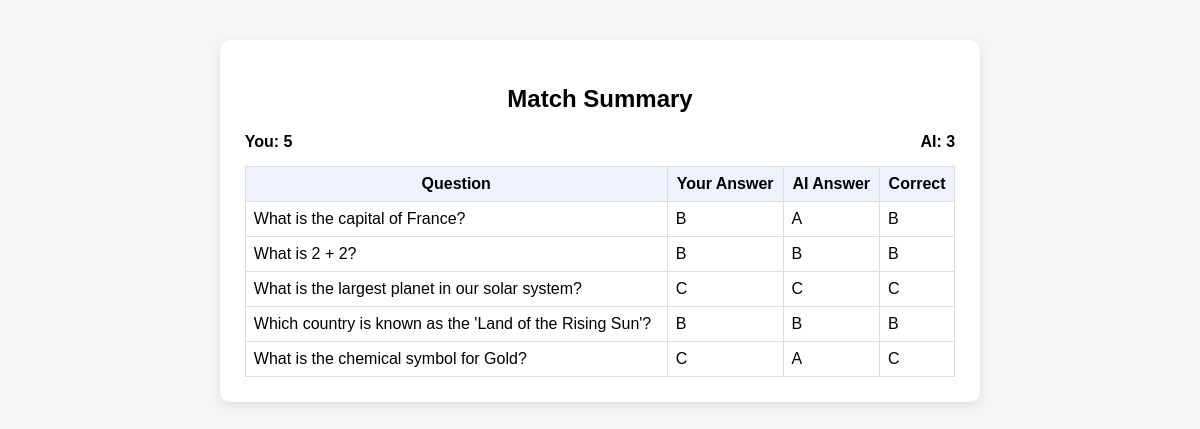
Page /user-vs-ai/summary/52/ on the committed database.
### quiz_ai_battle/models.py (models this page shows, shortened)
class Match(models.Model):
    AI_MODES = [
        ("random", "Random AI"),
        ("gpt", "GPT AI"),
    ]
    user = models.ForeignKey(
        User,
        on_delete=models.SET_NULL,
        null=True,
        blank=True
    )
    ai_mode = models.CharField(
        max_length=10,
        choices=AI_MODES,
        default="random"
    )
    user_score = models.IntegerField(default=0)
    ai_score = models.IntegerField(default=0)
    created_at = models.DateTimeField(auto_now_add=True)

class Round(models.Model):
    match = models.ForeignKey(Match, on_delete=models.CASCADE)
    question = models.ForeignKey(Question, on_delete=models.CASCADE)
    user_answer = models.CharField(
        max_length=1,
        null=True,
        blank=True
    )
    ai_answer = models.CharField(
        max_length=1,
        null=True,
        blank=True
    )
    user_correct = models.BooleanField(null=True)
    ai_correct = models.BooleanField(null=True)

class Question(models.Model):
    content = models.TextField()
    option_a = models.CharField(max_length=255)
    option_b = models.CharField(max_length=255)
    option_c = models.CharField(max_length=255)
    option_d = models.CharField(max_length=255)
    correct_answer = models.CharField(
        max_length=1,
        choices=[
            ('A', 'A'),
            ('B', 'B'),
            ('C', 'C'),
            ('D', 'D'),
        ]
    )

### quiz_ai_battle/views.py (the view)
def summary(request, match_id):
    match = get_object_or_404(Match, id=match_id)
    rounds = Round.objects.filter(match=match)
    return render(request, 'quiz_ai_battle/summary.html', {
        'match': match,
        'rounds': rounds
    })

### quiz_ai_battle/templates/quiz_ai_battle/summary.html
{% load static %}
<link rel="stylesheet" href="{% static 'quiz_ai_battle/style.css' %}">
<div class="container">
    <h2>Match Summary</h2>
    <div class="score-box">
        <span>You: {{ match.user_score }}</span>
        <span>AI: {{ match.ai_score }}</span>
    </div>
    <table>
        <tr>
            <th>Question</th>
            <th>Your Answer</th>
            <th>AI Answer</th>
            <th>Correct</th>
        </tr>
        {% for r in rounds %}
        <tr>
            <td>{{ r.question.content }}</td>
            <td>{{ r.user_answer }}</td>
            <td>{{ r.ai_answer }}</td>
            <td>{{ r.question.correct_answer }}</td>
        </tr>
        {% endfor %}
    </table>
</div>

### quiz_ai_battle/static/quiz_ai_battle/style.css (style rules this page uses)
.container { width: 60%; margin: 40px auto; background: white; padding: 25px; border-radius: 10px; box-shadow: 0 4px 12px rgba(0,0,0,0.1); }
h2 { text-align: center; margin-bottom: 20px; }
.score-box { display: flex; justify-content: space-between; margin-top: 20px; font-weight: bold; }
table { width: 100%; border-collapse: collapse; margin-top: 15px; }
table th, table td { border: 1px solid #ddd; padding: 8px; }
table th { background: #eef2ff; }

### rows in the picture
Match: user_score "5", ai_score "3"
Round: question.content "What is the capital of France?", user_answer "B", ai_answer "A", question.correct_answer "B"
Round: question.content "What is 2 + 2?", user_answer "B", ai_answer "B", question.correct_answer "B"
Round: question.content "What is the largest planet in our solar system?", user_answer "C", ai_answer "C", question.correct_answer "C"
Round: question.content "Which country is known as the 'Land of the Rising Sun'?", user_answer "B", ai_answer "B", question.correct_answer "B"
Round: question.content "What is the chemical symbol for Gold?", user_answer "C", ai_answer "A", question.correct_answer "C"
